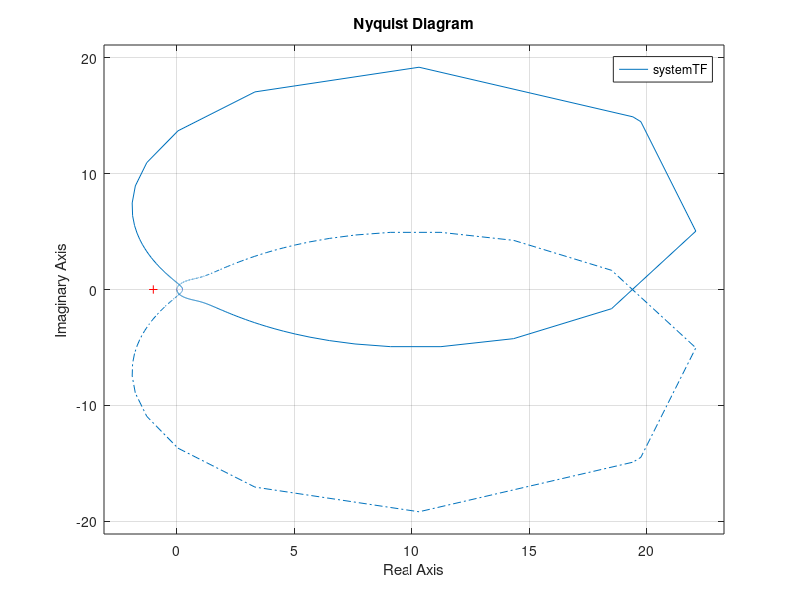

Write MATLAB code to recreate this figure. (Note: this script raises an error after producing the figure.)
clc, clear


%% funkcie
systemTF = tf([7 6 2],[1 5 2 8]); %system zapis1

systemZPK = zpk([-2 -3],[-1 -4],3/4); %system zapis2

%% casovy usek pocitania

t = 1:0.01:100; %od 1 po 100 sekund


%% odozvy

[Y, t] = impulse(systemTF,t); %odozva na impulz

[S, t] = step(systemTF,t); %odozva na skok

%% niquistovo kriterium

[re,im,wout] = nyquist(systemTF);
nyquist(systemTF); %nyquist kriterium

%% bode

bode(systemZPK,{0,1E10}); %vypocita odozvu na frekvencie v dB

%% poles

pole(systemZPK); %vypocita poly systemu

%% vypocet nul

zero(systemZPK) %vypocita nuly systemu

%% algebraicke pocitanie

%dva rozne systemy
systemTF1 = tf([2],[2 8]);
systemTF2 = tf([1],[1 2 8]);

zapserie = series(systemTF1,systemTF2); % seriove zapojenie
parserie = parallel(systemTF1,systemTF2); % paralelne zapojenie
feedserie = feedback(systemTF1,systemTF2) % spatna vazba

%% Regulator PID

r0 = 1;
gr_p = tf([r0],1); % urcenie proporcionalnej zlozky

ti = 1;
gr_i = tf([r0],[ti 0]); % urcenie integralnej zlozky

td = 3;
gr_p = tf([r0*td],[ti 0]); % urcenie derivacnej zlozky


gr_pid = gr_p + gr_i + gr_p; % pid regulator spolu (zapojeny paralelne)

%% priklad motor

% premenne ktore hladame
tk = 280;

% premenne
Ce = 2.8;
J = 0.1;
R = 0.5;
L = 5e-3;

% funkcia motoru
funkcia_motoru = tf([1],[L*(J/Ce) R*(J/Ce) Ce 0])

% najdem regulator ked po vyradeni r0 (propor.) ostane konst. kmitat

reg_p = tf([r0],1);
reg_tk = tf([tk],1);
reg_i = tf([r0],[ti 0]);
reg_d = tf([r0*td],[ti 0]);

% pouzijem len proporcionalny pre cely system (seriove zapojenie +
% feedback)
%
%u --->O---->[ M1 ]----+---> y  
%      |               |          
%      +-----[ M2 ]<---+
%   --> schema zapojenia testovania (M2 = 1, M1 = motor a regulator)

step(feedback(funkcia_motoru*reg_tk,1)); %testovac na skok

% skusanim tohto zapojenia a jeho odozvy hladame r0 v reg_p dovtedy kym
% system nekmita konstantne, potom mame final cislo v tomto pripade to
% funguje ked tk = 280

% tvorba regulatoru podla tabulky v prezentacii

ik = 0.05; % na toto prideme pri stabilnom kmite s tk = 280 a 0.05 je perioda sinusovky

r0 = 0.6*tk; % v prezentacii a tabulke je oznacene ako R0k
ti = 0.5*ik; % v prezentacii a tabulke je oznacene ako Tk
td = 0.12*ik; % v prezentacii a tabulke je oznacene ako Tk
  
%hodnoty treba zmenit podla toho aky regulator chceme

% regulator PI
% funckie zadam znovu nech sa zrataju s hodnotami ktore su vyratane vyssie

reg_p = tf([r0],1);
reg_i = tf([r0],[ti 0]);
reg_d = tf([r0*td],[ti 0]);
 
% regulator PI

reg_pi = reg_i + reg_p;

%regulator PID

reg_pid = reg_d + reg_p + reg_i;

% odozva na skok sustavy motor a regulator

step(feedback(reg_pid*funkcia_motoru,1)); 









